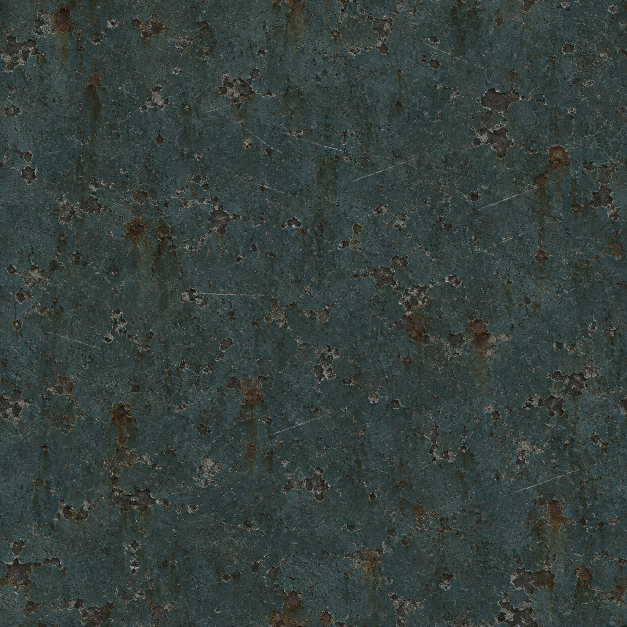
#> input picture assets/generated/3d/concept-first-m7/fbx/SM_Env_GateThree.fbm/basecolor.png, 1254 x 1254 px, found by its file name (shown at 1/2 size)
$ python qa_m7_texture_tiling.py
#> lines starting #> are read from the running program, lines starting #| are printed output that depends on the picture
#!/usr/bin/env python3
"""Tileability QA for concept-first-m7 texture sets.

For each material folder's basecolor.png:
  1. Seam check: roll 50% in X/Y, save ~200px strips centred on the wrap seam
     (qa/seam-x.png, qa/seam-y.png) and compute mean absolute pixel delta
     across the wrap edge (seamDeltaX / seamDeltaY, 0-255 scale).
  2. Tiling preview: qa/tiled-2x2.png (2x2 tile, downscaled to ~1024px).
  3. Repeat frequency: FFT autocorrelation on grayscale; strongest off-centre
     peak spacing in px (repeatPeakPx), null if no peak > 0.35 outside a 32px
     centre exclusion.
  4. Derived channel sanity: every non-basecolor png must match basecolor dims.

Outputs (candidates only, runtimeEligible:false semantics):
  assets/generated/2d/texture/m7-tiling-qa-report.json
  assets/generated/2d/texture/m7-tiling-qa-report.md

Never touches basecolor/derived textures or provenance.json.
"""

import json
import sys
from pathlib import Path

import numpy as np
from PIL import Image

ROOT = Path(__file__).resolve().parent.parent
TEXTURE_ROOT = ROOT / "assets/generated/2d/texture"
MATERIALS = ["bronze", "perforated-steel", "salt-concrete", "salt-crystal", "rag-paper"]

STRIP_WIDTH = 200          # px width of seam strip crops
CENTRE_EXCLUSION = 32      # px radius excluded around zero-lag in autocorrelation
PEAK_THRESHOLD = 0.35      # min normalized correlation for a repeat peak
PREVIEW_MAX = 1024         # max edge of tiled-2x2 preview


def seam_delta_x(arr: np.ndarray) -> float:
    """Mean abs delta across the horizontal wrap edge (last col vs first col)."""
    return float(np.mean(np.abs(arr[:, -1, ...].astype(np.int16) - arr[:, 0, ...].astype(np.int16))))


def seam_delta_y(arr: np.ndarray) -> float:
    """Mean abs delta across the vertical wrap edge (last row vs first row)."""
    return float(np.mean(np.abs(arr[-1, :, ...].astype(np.int16) - arr[0, :, ...].astype(np.int16))))


def save_seam_strips(arr: np.ndarray, qa_dir: Path) -> None:
    h, w = arr.shape[:2]
    rolled_x = np.roll(arr, w // 2, axis=1)   # seam is a vertical line at x = w//2
    rolled_y = np.roll(arr, h // 2, axis=0)   # seam is a horizontal line at y = h//2
    half = STRIP_WIDTH // 2
    cx, cy = w // 2, h // 2
    strip_x = rolled_x[:, max(0, cx - half):min(w, cx + half), ...]
    strip_y = rolled_y[max(0, cy - half):min(h, cy + half), :, ...]
    Image.fromarray(strip_x).save(qa_dir / "seam-x.png")
    Image.fromarray(strip_y).save(qa_dir / "seam-y.png")


def save_tiled_preview(img: Image.Image, qa_dir: Path) -> None:
    w, h = img.size
    tiled = Image.new(img.mode, (w * 2, h * 2))
    for ox in (0, w):
        for oy in (0, h):
            tiled.paste(img, (ox, oy))
    scale = PREVIEW_MAX / max(tiled.size)
    if scale < 1.0:
        tiled = tiled.resize(
            (max(1, round(tiled.size[0] * scale)), max(1, round(tiled.size[1] * scale))),
            Image.LANCZOS,
        )
    tiled.save(qa_dir / "tiled-2x2.png")


def repeat_peak_px(arr: np.ndarray):
    """Strongest off-centre autocorrelation peak spacing (px), or None."""
    gray = np.asarray(Image.fromarray(arr).convert("L"), dtype=np.float64)
    gray -= gray.mean()
    spectrum = np.fft.fft2(gray)
    ac = np.fft.ifft2(np.abs(spectrum) ** 2).real
    zero_lag = ac[0, 0]
    if zero_lag <= 0:
        return None, None
    ac = np.fft.fftshift(ac / zero_lag)
    h, w = ac.shape
    cy, cx = h // 2, w // 2
    yy, xx = np.mgrid[0:h, 0:w]
    dist = np.hypot(yy - cy, xx - cx)
    masked = np.where(dist > CENTRE_EXCLUSION, ac, -np.inf)
    peak_idx = np.unravel_index(np.argmax(masked), masked.shape)
    peak_val = float(masked[peak_idx])
    if peak_val <= PEAK_THRESHOLD:
        return None, round(peak_val, 4)
    spacing = float(np.hypot(peak_idx[0] - cy, peak_idx[1] - cx))
    return round(spacing, 1), round(peak_val, 4)


def verdict_for(dx: float, dy: float) -> str:
    if dx <= 8 and dy <= 8:
        return "tileable-candidate"
    if dx <= 20 and dy <= 20:
        return "needs-edge-blend"
    return "not-tileable"


def main() -> int:
    materials = {}
    observations = []
    artifacts = []
    failures = []

    for mat in MATERIALS:
        folder = TEXTURE_ROOT / f"m7-{mat}-r01"
        base_path = folder / "basecolor.png"
        if not base_path.is_file():
            failures.append(f"{mat}: basecolor.png missing")
            materials[mat] = {"error": "basecolor.png missing"}
            continue

        img = Image.open(base_path)
#> img is the input picture: PIL image 1254x1254 RGB; mean R, G, B 54.2, 64.2, 60.6
        if img.mode not in ("RGB", "L"):
            img = img.convert("RGB")
        arr = np.asarray(img)
        w, h = img.size
#> w = 1254; h = 1254

        qa_dir = folder / "qa"
        qa_dir.mkdir(exist_ok=True)

        dx = round(seam_delta_x(arr), 2)
#> dx = 10.63
        dy = round(seam_delta_y(arr), 2)
#> dy = 12.71
        save_seam_strips(arr, qa_dir)
#> in save_seam_strips, `rolled_x = np.roll(arr, w // 2, axis=1)`:
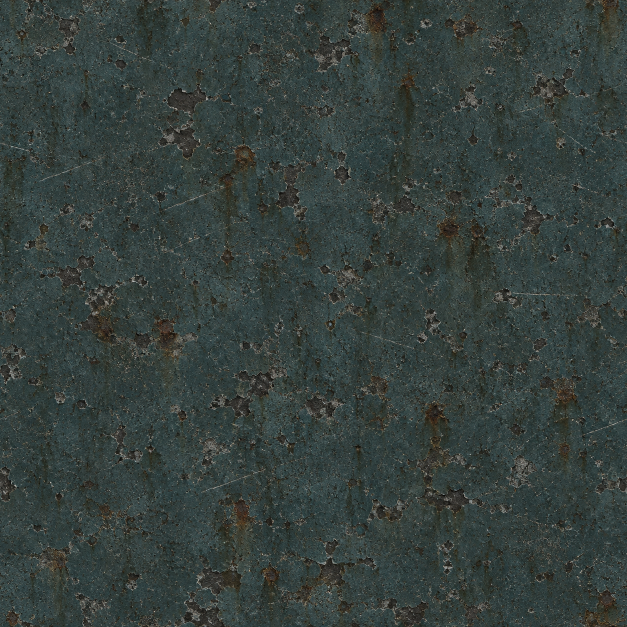
#> rolled_x: shape (1254, 1254, 3) (shown at 1/2 size); mean R, G, B 54.2, 64.2, 60.6
#> in save_seam_strips, `rolled_y = np.roll(arr, h // 2, axis=0)`:
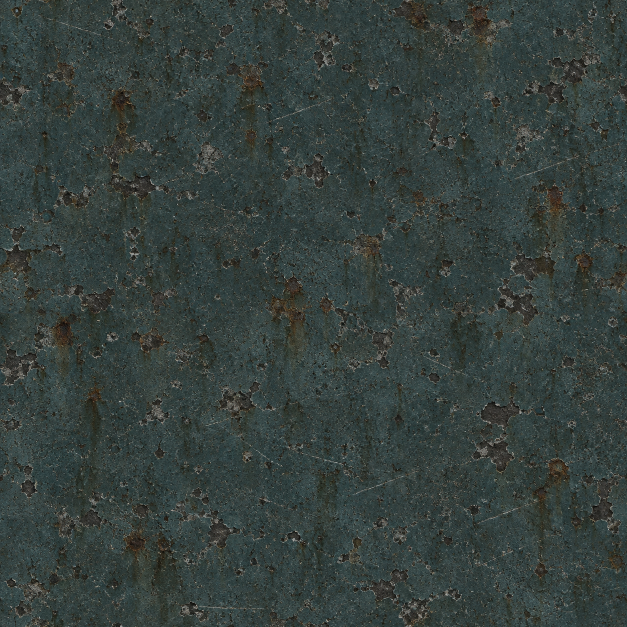
#> rolled_y: shape (1254, 1254, 3) (shown at 1/2 size); mean R, G, B 54.2, 64.2, 60.6
#> in save_seam_strips, `strip_x = rolled_x[:, max(0, cx - half):min(w, cx + half), ...]`:
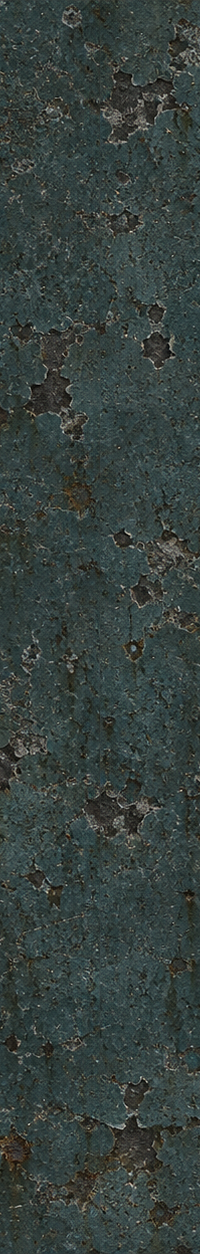
#> strip_x: shape (1254, 200, 3); mean R, G, B 54.9, 65, 61.6
#> in save_seam_strips, `strip_y = rolled_y[max(0, cy - half):min(h, cy + half), :, ...]`:
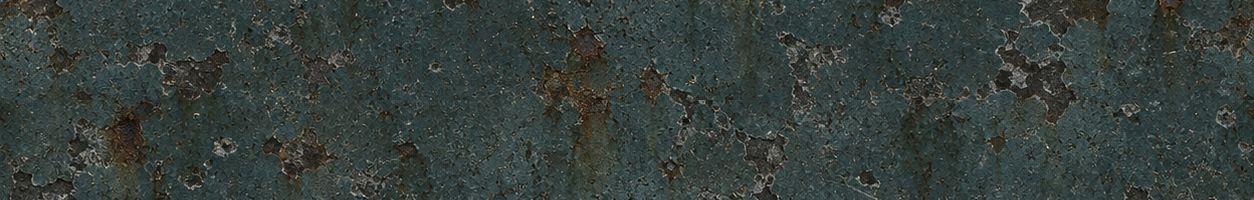
#> strip_y: shape (200, 1254, 3); mean R, G, B 54.9, 64, 59.9
        save_tiled_preview(img, qa_dir)
#> in save_tiled_preview, `tiled = Image.new(img.mode, (w * 2, h * 2))`: tiled: PIL image 2508x2508 RGB; every value is 0
#> after the loop in save_tiled_preview, `for ox in (0, w):`:
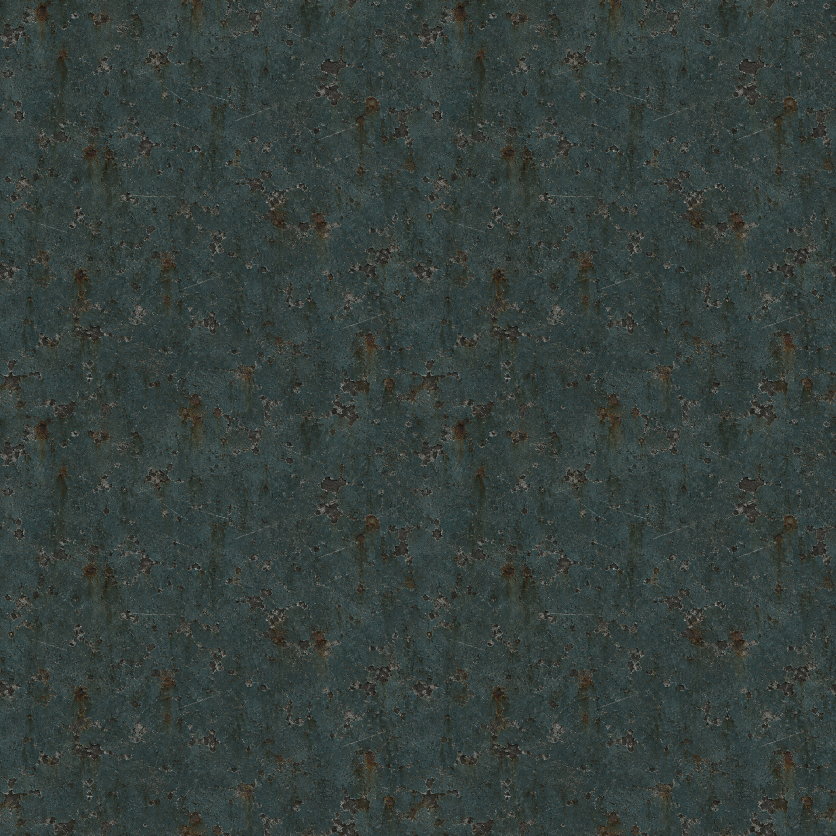
#> tiled: PIL image 2508x2508 RGB (shown at 1/3 size); mean R, G, B 54.2, 64.2, 60.6
        peak_px, peak_val = repeat_peak_px(arr)
#> in repeat_peak_px, `zero_lag = ac[0, 0]`: zero_lag = 421384731.1
#> in repeat_peak_px, `masked = np.where(dist > CENTRE_EXCLUSION, ac, -np.inf)`:
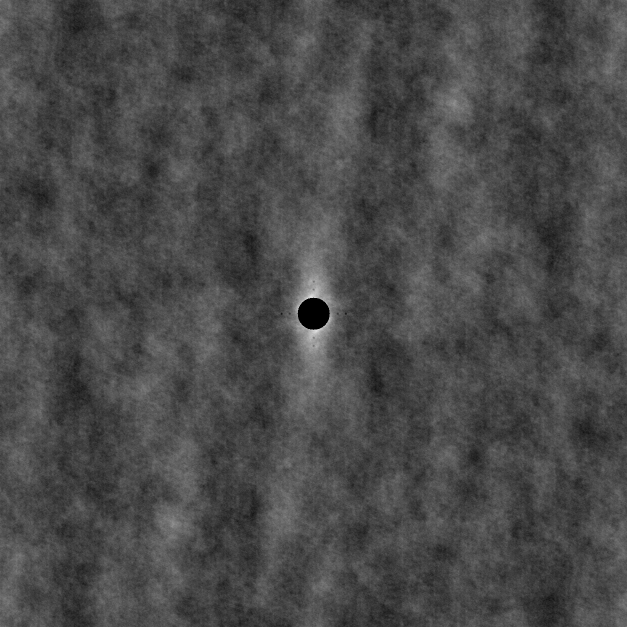
#> masked: shape (1254, 1254) float64 (shown at 1/2 size); 0.2% of the values are NaN or infinite; the others: min -0.0147, max 0.0358, mean -8.45e-05; drawn with min black, max white, NaN and infinite black
#> in repeat_peak_px, `peak_idx = np.unravel_index(np.argmax(masked), masked.shape)`: peak_idx = (661, 633)
#> in repeat_peak_px, `peak_val = float(masked[peak_idx])`: peak_val = 0.0358
#> peak_val = 0.0358

        mismatches = []
        for png in sorted(folder.glob("*.png")):
            if png.name == "basecolor.png" or png.parent != folder:
                continue
            size = Image.open(png).size
            if size != (w, h):
                mismatches.append(f"{png.name}: {size[0]}x{size[1]} != {w}x{h}")

        verdict = verdict_for(dx, dy)
#> verdict = 'needs-edge-blend'
        rel = folder.relative_to(ROOT)
        materials[mat] = {
            "folder": str(rel),
            "basecolorSize": [w, h],
            "seamDeltaX": dx,
            "seamDeltaY": dy,
            "repeatPeakPx": peak_px,
            "repeatPeakCorrelation": peak_val,
            "derivedChannelMismatches": mismatches,
            "verdict": verdict,
            "runtimeEligible": False,
        }
        artifacts.extend(str(rel / "qa" / n) for n in ("seam-x.png", "seam-y.png", "tiled-2x2.png"))
        observations.append(
            f"[OBSERVED] {mat}: seamDeltaX={dx} seamDeltaY={dy} "
            f"repeatPeakPx={peak_px} (corr={peak_val}) verdict={verdict}"
        )
        if mismatches:
            failures.append(f"{mat}: dimension mismatch {mismatches}")
            observations.append(f"[OBSERVED] {mat}: derived channel mismatches: {mismatches}")
        else:
            observations.append(f"[OBSERVED] {mat}: all derived channels match {w}x{h}")

    status = "fail" if any("missing" in f for f in failures) else ("partial" if failures else "pass")

    report_json = TEXTURE_ROOT / "m7-tiling-qa-report.json"
    report_md = TEXTURE_ROOT / "m7-tiling-qa-report.md"
    artifacts.extend(str(p.relative_to(ROOT)) for p in (report_json, report_md))

    report = {
        "lane": "texture-tiling-qa",
        "status": status,
        "observations": observations,
        "artifacts": artifacts,
        "untested": [
            "in-engine seam behaviour (Unity/runtime sampling)",
            "mip/anisotropy behaviour under minification",
            "normal-map generation (no normal maps exist or were derived)",
            "roughness/height/microdetail visual correctness (dimensions only were checked)",
            "physical tiling scale vs. real-world material dimensions",
        ],
        "materials": materials,
        "verdictRubric": {
            "tileable-candidate": "seamDelta <= 8 on both axes",
            "needs-edge-blend": "seamDelta <= 20 on both axes",
            "not-tileable": "seamDelta > 20 on either axis",
        },
    }
    report_json.write_text(json.dumps(report, indent=2) + "\n")

    lines = [
        "# M7 Texture Tiling QA Report",
        "",
        "Candidates only (`runtimeEligible:false`). Values are [OBSERVED] mean absolute",
        "pixel deltas across the wrap edge (0-255 scale, lower = more tileable).",
        "",
        "| material | seamDeltaX | seamDeltaY | repeatPeakPx | verdict |",
        "| --- | --- | --- | --- | --- |",
    ]
    for mat in MATERIALS:
        m = materials.get(mat, {})
        if "error" in m:
            lines.append(f"| {mat} | - | - | - | ERROR: {m['error']} |")
        else:
            peak = m["repeatPeakPx"] if m["repeatPeakPx"] is not None else "null"
            lines.append(
                f"| {mat} | {m['seamDeltaX']} | {m['seamDeltaY']} | {peak} | {m['verdict']} |"
            )
#> after the loop, lines = 12 items
    lines += [
        "",
        "Verdict rubric: seamDelta <= 8 both axes = tileable-candidate; <= 20 = needs-edge-blend; else not-tileable.",
        "",
        "Untested: in-engine seam behaviour, mip/anisotropy behaviour, normal-map generation,",
        "derived-channel visual correctness (dimensions only), physical tiling scale.",
        "",
    ]
    report_md.write_text("\n".join(lines))

    for obs in observations:
        print(obs)
    print(f"status={status} report={report_json.relative_to(ROOT)}")
    return 0


if __name__ == "__main__":
    sys.exit(main())
#> (the program exits here)
